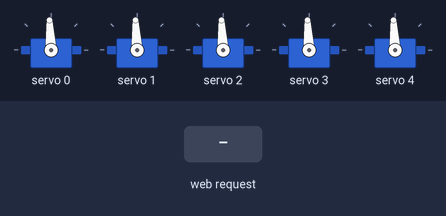
This sketch was run on a simulated ESP32-S3. Shown: 5 × servo. The inputs (shaded band) are chosen by the test bench. What the sketch prints to the serial monitor is not drawn.

Above: at 1.2 s.
1.3 s: HTTP request GET /set?servo=120&angle=120 received
At 1.76 s:
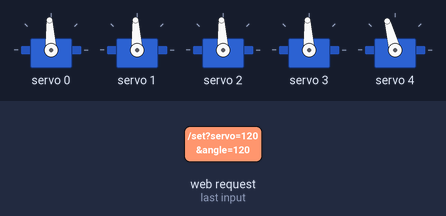
At 3.2 s:
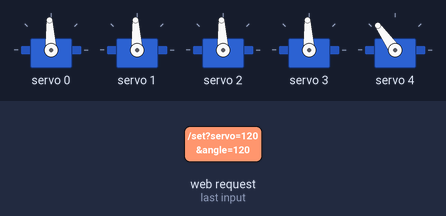
4.3 s: HTTP request GET /set?servo=1&angle=1 received
At 8.6 s:
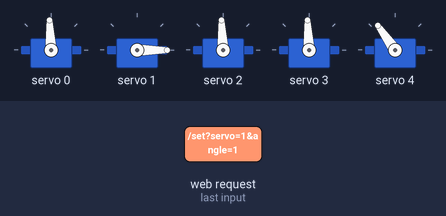
Timing chart, 0 to 10.1 s (numbered marks = the images above; inputs shaded):
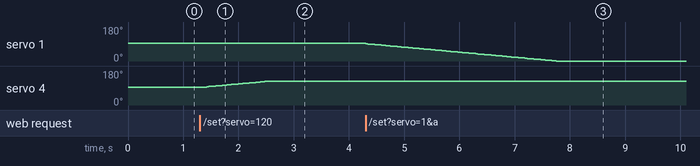

The sketch:

servo-test.ino
```cpp
/*
 * ESP32-S3 + PCA9685 — 局域网测试版（信号/电源分离）
 *
 * 接线思路：
 *   PCA9685 只发 PWM 信号，不给舵机供电（VCC 接 3.3V 即可）
 *   舵机电源独立走 2进12出盒
 *
 * ==================== 接线 ====================
 * 【① 信号部分 - PCA9685 只发信号，3.3V 逻辑供电】
 *   ESP32 3.3V ──→ PCA9685 VCC
 *   ESP32 GND  ──→ PCA9685 GND
 *   ESP32 GPIO8 ──→ PCA9685 SDA
 *   ESP32 GPIO9 ──→ PCA9685 SCL
 *
 * 【② 电源部分 - 舵机供电走盒子，不碰 PCA】
 *   外部电源 5V(+)  ──→ 2进12出盒 ──→ 每个舵机红线(V+)
 *   外部电源 GND(-) ──→ 2进12出盒 ──→ 每个舵机棕线(GND)
 *
 * 【③ 舵机信号 - 只插黄线】
 *   舵机1 底座  黄线 ──→ PCA9685 PWM0
 *   舵机2 大臂  黄线 ──→ PWM1
 *   舵机3 小臂  黄线 ──→ PWM2
 *   舵机4 手腕  黄线 ──→ PWM3
 *   舵机5 夹爪  黄线 ──→ PWM4
 *   （PCA 排针的 V+/GND 脚 空着不插）
 *
 * 【④ 共地 - 必须！否则信号没有回路】
 *   ESP32 GND ──→ 2进12出盒 GND
 *
 * 【绿色端子】可空着（舵机内部有上拉电阻，能补齐信号高电平）
 *   想更稳的话，绿色端子 V+ 也可接盒子 5V（可选）
 * ==============================================
 */

#include <WiFi.h>
#include <WebServer.h>
#include <Wire.h>
#include <Adafruit_PWMServoDriver.h>

const char* ssid     = "RobotArm-Test";
const char* password = "12345678";

const int NUM = 5;
const int CH[NUM] = {0, 1, 2, 3, 4};
const char* NAMES[NUM] = {"底座", "大臂", "小臂", "手腕", "夹爪"};

const int STEP_DELAY = 40; // 每步延时(ms)，越大越慢

int angles[NUM] = {90, 90, 90, 90, 90};

Adafruit_PWMServoDriver pwm = Adafruit_PWMServoDriver(0x40);
WebServer server(80);

int angleToPWM(int a) {
  // 500~2500us 对应 0~180°，PCA9685 每计数约 4.88us
  return map(a, 0, 180, 102, 512);
}

void writeServo(int i, int a) {
  pwm.setPWM(CH[i], 0, angleToPWM(a));
}

// 简单网页：每个舵机一个滑块
const char HTML[] PROGMEM = R"rawliteral(
<!DOCTYPE html>
<html lang="zh-CN">
<head>
<meta charset="UTF-8">
<meta name="viewport" content="width=device-width,initial-scale=1.0">
<title>机械臂测试</title>
<style>
*{margin:0;padding:0;box-sizing:border-box}
body{font-family:-apple-system,sans-serif;background:#1a1a2e;color:#fff;padding:16px}
.c{background:rgba(255,255,255,0.06);border-radius:14px;padding:12px;margin-bottom:8px}
.h{display:flex;justify-content:space-between;margin-bottom:6px}
.n{font-size:14px;font-weight:600}
.v{font-size:22px;font-weight:700;color:#00e5ff}
input[type=range]{-webkit-appearance:none;width:100%;height:6px;border-radius:3px;background:rgba(255,255,255,0.15);outline:none}
input[type=range]::-webkit-slider-thumb{-webkit-appearance:none;width:24px;height:24px;border-radius:50%;background:#00e5ff;border:2px solid #fff}
button{width:100%;padding:12px;border:none;border-radius:12px;background:#ff6b6b;color:#fff;font-size:15px;font-weight:700;margin-top:6px}
</style>
</head>
<body>
<h2>机械臂测试</h2>
<div class="c"><div class="h"><div class="n">底座</div><div class="v" id="a0">90°</div></div><input type="range" id="s0" min="0" max="180" value="90"></div>
<div class="c"><div class="h"><div class="n">大臂</div><div class="v" id="a1">90°</div></div><input type="range" id="s1" min="0" max="180" value="90"></div>
<div class="c"><div class="h"><div class="n">小臂</div><div class="v" id="a2">90°</div></div><input type="range" id="s2" min="0" max="180" value="90"></div>
<div class="c"><div class="h"><div class="n">手腕</div><div class="v" id="a3">90°</div></div><input type="range" id="s3" min="0" max="180" value="90"></div>
<div class="c"><div class="h"><div class="n">夹爪</div><div class="v" id="a4">90°</div></div><input type="range" id="s4" min="0" max="180" value="90"></div>
<button onclick="rst()">全部回中</button>
<script>
for(let i=0;i<5;i++){
  let s=document.getElementById('s'+i);
  s.addEventListener('input',()=>{document.getElementById('a'+i).textContent=s.value+'°';});
  s.addEventListener('change',()=>{
    fetch('/set?servo='+i+'&angle='+s.value);
  });
}
function rst(){for(let i=0;i<5;i++){document.getElementById('s'+i).value=90;document.getElementById('a'+i).textContent='90°';fetch('/set?servo='+i+'&angle=90');}}
</script>
</body>
</html>
)rawliteral";

void setup() {
  Serial.begin(115200);

  // PCA9685 初始化（只发信号，I2C 逻辑供电 3.3V）
  Wire.begin(8, 9);   // SDA=GPIO8, SCL=GPIO9
  pwm.begin();
  pwm.setPWMFreq(50);

  for (int i = 0; i < NUM; i++) {
    writeServo(i, 90);
    Serial.printf("舵机%d %s [PWM%d] → 90°\n", i + 1, NAMES[i], CH[i]);
  }

  // 开热点
  WiFi.softAP(ssid, password);
  Serial.println("\n===================================");
  Serial.printf("  WiFi: %s\n", ssid);
  Serial.printf("  密码: %s\n", password);
  Serial.printf("  网页: http://%s\n", WiFi.softAPIP().toString().c_str());
  Serial.println("===================================\n");

  server.on("/", []() {
    server.send(200, "text/html; charset=utf-8", HTML);
  });

  server.on("/set", []() {
    if (server.hasArg("servo") && server.hasArg("angle")) {
      int i = constrain(server.arg("servo").toInt(), 0, NUM - 1);
      int t = constrain(server.arg("angle").toInt(), 0, 180);

      int step = (t > angles[i]) ? 1 : -1;
      while (angles[i] != t) {
        angles[i] += step;
        writeServo(i, angles[i]);
        delay(STEP_DELAY);
      }
      Serial.printf("%s → %d°\n", NAMES[i], angles[i]);
    }
    server.send(200, "text/plain", "OK");
  });

  server.begin();
}

void loop() {
  server.handleClient();
}
```

Measured:
- after the input at 1.3 s, servo 4: moves from 93° to 125° over 1.1 s, starting at once
- after the input at 4.3 s, servo 1: moves from 93° to 0° over 3.5 s, starting at once
